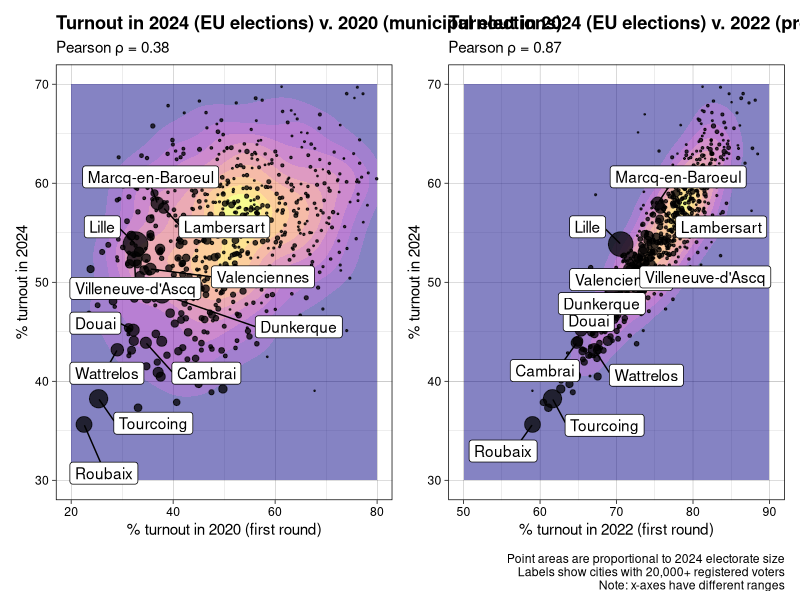
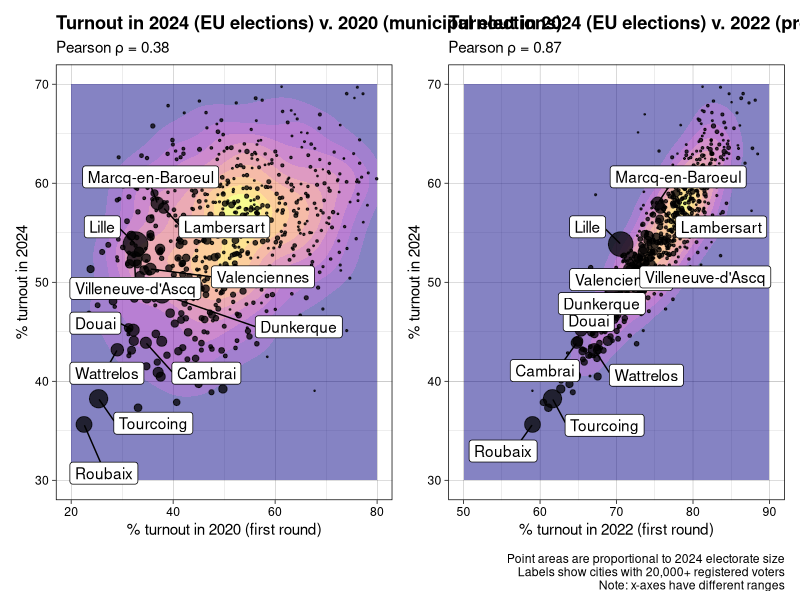

Here is the R script that generated these plots, in order:
library(patchwork)
library(tidyverse)

# first rounds only
d <- full_join(
  readr::read_tsv("data-elections/eur-2024/turnout-eur-2024.tsv") %>%
    mutate(trn24 = 100 * (1 - abs / ins)) %>%
    select(city, code, ins24 = ins, trn24),
  readr::read_tsv("data-elections/pre-2022/turnout-pre-2022-r1.tsv") %>%
    mutate(trn22 = 100 * (1 - abs / ins)) %>%
    select(code, ins22 = ins, trn22),
  by = "code"
) %>%
  full_join(
    readr::read_tsv("data-elections/mun-2020/turnout-mun-2020-r1.tsv") %>%
      mutate(trn20 = 100 * (1 - abs / ins)) %>%
      select(code, ins20 = ins, trn20),
    by = "code"
  ) %>%
  mutate(ins5000 = if_else(ins24 >= 5000, "> 5,000", "< 5,000"))

stopifnot(!is.na(d$trn20))
stopifnot(!is.na(d$trn22))
stopifnot(!is.na(d$trn24))

lbl <- format(10^(1:5), big.mark = ",", scientific = FALSE, trim = TRUE)

p1 <- ggplot(d, aes(trn20, trn24)) +
  # geom_bin_2d(alpha = 0.5, show.legend = FALSE) +
  geom_density_2d_filled(alpha = 0.5, show.legend = FALSE) +
  geom_point(aes(size = ins24), alpha = 0.75) +
  scale_fill_viridis_d(option = "C") +
  ggrepel::geom_label_repel(data = filter(d, ins24 > 2e4),
                            aes(label = city),
                            box.padding = 0.7, max.overlaps = Inf,
                            min.segment.length = 0, seed = 202459) +
  # coord_equal() +
  # scale_color_manual("", values = c("> 5,000" = "black", "< 5,000" = "grey50")) +
  scale_size_area("Electorate size (2024)", max_size = 8,
                  breaks = 10^(1:5), labels = lbl, guide = "none") +
  xlim(10 * range(d$trn20 %/% 10)) +
  ylim(10 * range(d$trn24 %/% 10)) +
  labs(title = "Turnout in 2024 (EU elections) v. 2020 (municipal elections)",
       subtitle = str_c("Pearson \u03c1 = ", round(cor(d$trn20, d$trn24), 2)),
       y = "% turnout in 2024",
       x = "% turnout in 2020 (first round)") +
  theme_linedraw() +
  theme(plot.title = element_text(face = "bold", hjust = 0))

p2 <- ggplot(d, aes(trn22, trn24)) +
  # geom_bin_2d(alpha = 0.5, show.legend = FALSE) +
  geom_density_2d_filled(alpha = 0.5, show.legend = FALSE) +
  geom_point(aes(size = ins24), alpha = 0.75) +
  scale_fill_viridis_d(option = "C") +
  ggrepel::geom_label_repel(data = filter(d, ins24 > 2e4),
                            aes(label = city),
                            box.padding = 0.7, max.overlaps = Inf,
                            min.segment.length = 0, seed = 202459) +
  # coord_equal() +
  # scale_color_manual("", values = c("> 5,000" = "black", "< 5,000" = "grey50")) +
  scale_size_area("Electorate size (2024)", max_size = 8,
                  breaks = 10^(1:5), labels = lbl, guide = "none") +
  xlim(10 * range(d$trn22 %/% 10)) +
  ylim(10 * range(d$trn24 %/% 10)) +
  labs(title = "Turnout in 2024 (EU elections) v. 2022 (presidential election)",
       subtitle = str_c("Pearson \u03c1 = ", round(cor(d$trn22, d$trn24), 2)),
       y = "% turnout in 2024",
       x = "% turnout in 2022 (first round)") +
  theme_linedraw() +
  theme(plot.title = element_text(face = "bold", hjust = 0))

p1 + p2 + plot_layout(ncol = 2, widths = c(1, 1), heights = NA) +
  plot_annotation(
    caption = str_c("Point areas are proportional to 2024 electorate size\n",
                    "Labels show cities with 20,000+ registered voters\n",
                    "Note: x-axes have different ranges")
  )

ggsave("plot-turnout/plot-turnout.jpg", width = 14, height = 7)
